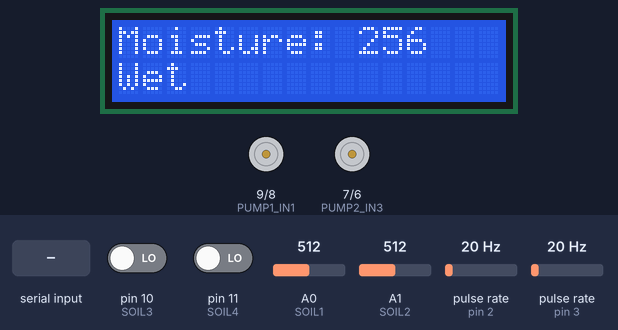
Recording of a sketch running on a simulated Arduino Uno, built with avr-gcc and run on an emulated ATmega328P. Parts: 16×2 character LCD, motor-driver pin pairs drawn as motors (green arrow = first pin HIGH = forward, orange = second pin HIGH = backward, longer = more drive, scaled by the enable pin). Wiring (inferred from the names in the program): 2 × pulse sensor: data pin 2 / data pin 3. The test bench sets the inputs (shaded band); at power-on: pulse rate (sensors on pin 3, pin 2) 20 Hz, A0 (SOIL1) = 512, A1 (SOIL2) = 512, pin 10 (SOIL3) LOW, pin 11 (SOIL4) LOW. EEPROM starts erased; what the sketch prints to the serial monitor is not drawn.

Above: at 2.7 s.
2.8 s: "F\n" received over Serial
At 3.2 s:
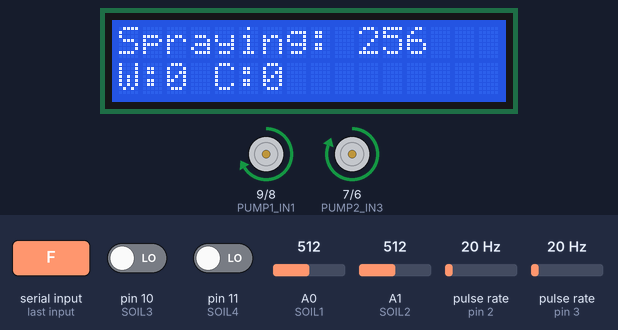
5.8 s: pulse rate (sensor on pin 3) set to 49 Hz
At 6.2 s:
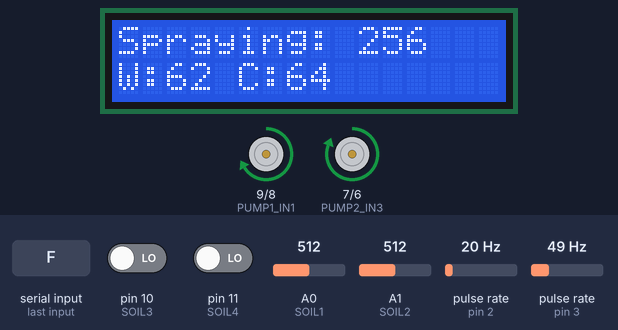
7.9 s: pulse rate (sensor on pin 3) set to 54 Hz
At 8.9 s:
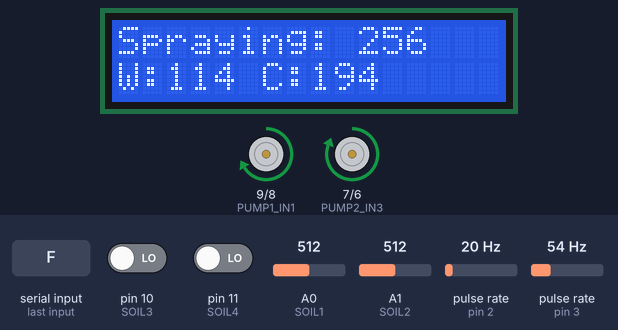
10.5 s: A0 (SOIL1) set to 495
At 11.3 s:
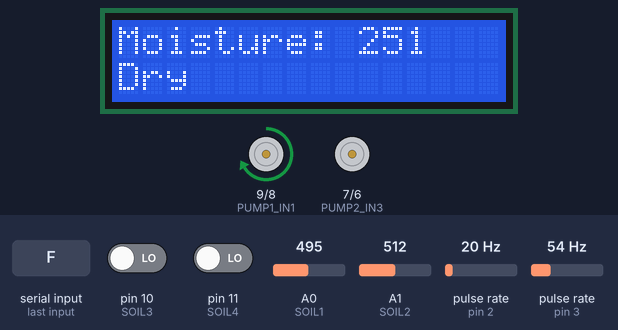
13.5 s: "D90\n" received over Serial
At 16.2 s:
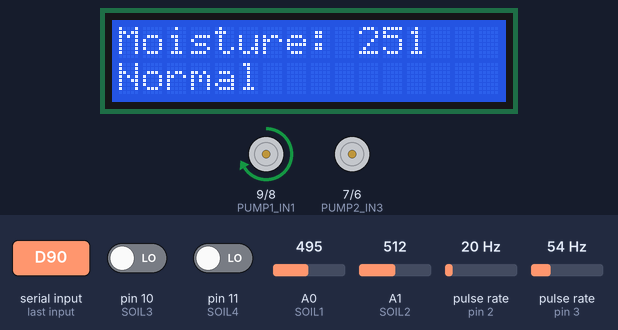
16.5 s: A1 (SOIL2) set to 542
At 17.5 s:
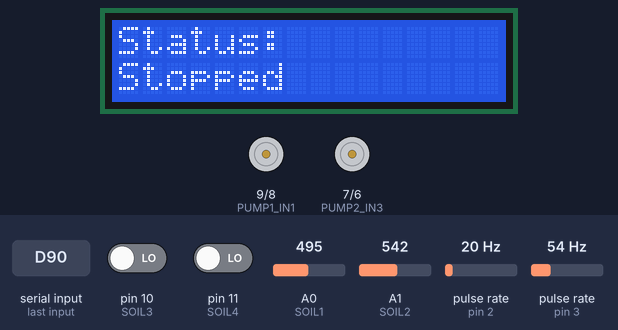
Timing chart, 0 to 19.5 s (numbered marks = the images above; inputs shaded):
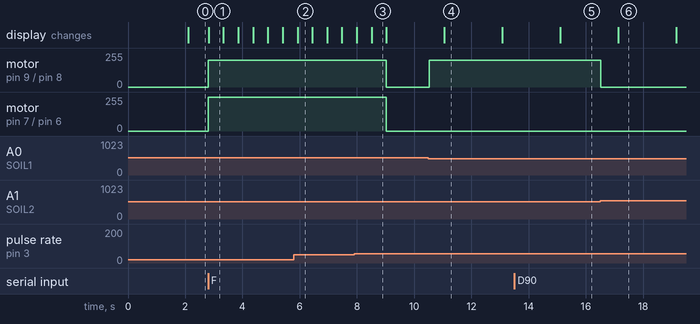

The sketch:

SYSTEM_CODE.ino
```cpp
#include <EEPROM.h>
#include <Wire.h>
#include <LiquidCrystal_I2C.h>

LiquidCrystal_I2C lcd(0x27, 16, 2); // I2C LCD

// Moisture sensors
#define SOIL1 A0
#define SOIL2 A1
#define SOIL3 10
#define SOIL4 11

// Pump motor control
#define PUMP1_IN1 9
#define PUMP1_IN2 8
#define PUMP2_IN3 7
#define PUMP2_IN4 6
#define ENA 5
#define ENB 4

// Flow sensors
#define FLOW1 2
#define FLOW2 3

// EEPROM
#define DRY_ADDR 0
#define WET_ADDR 2

// Variables
volatile int flow1Count = 0;
volatile int flow2Count = 0;
int dryThreshold = 500;
int wetThreshold = 700;
bool spraying = false;
bool irrigating = false;
String currentStatus = "Idle";

// LCD switching
unsigned long lastDisplaySwitch = 0;
bool showMoisture = true;

void flow1ISR() { flow1Count++; }
void flow2ISR() { flow2Count++; }

void setup() {
  Serial.begin(9600);
  lcd.begin(16, 2);
  lcd.backlight();

  pinMode(SOIL1, INPUT);
  pinMode(SOIL2, INPUT);
  pinMode(SOIL3, INPUT);
  pinMode(SOIL4, INPUT);

  pinMode(PUMP1_IN1, OUTPUT);
  pinMode(PUMP1_IN2, OUTPUT);
  pinMode(PUMP2_IN3, OUTPUT);
  pinMode(PUMP2_IN4, OUTPUT);
  pinMode(ENA, OUTPUT);
  pinMode(ENB, OUTPUT);

  pinMode(FLOW1, INPUT_PULLUP);
  pinMode(FLOW2, INPUT_PULLUP);
  attachInterrupt(digitalPinToInterrupt(FLOW1), flow1ISR, RISING);
  attachInterrupt(digitalPinToInterrupt(FLOW2), flow2ISR, RISING);

  dryThreshold = EEPROM.read(DRY_ADDR);
  wetThreshold = EEPROM.read(WET_ADDR);

  if (dryThreshold < 200 || dryThreshold > 1023) dryThreshold = 500;
  if (wetThreshold < 200 || wetThreshold > 1023) wetThreshold = 800;

  lcd.setCursor(0, 0);
  lcd.print("System Ready");
  Serial.println("System Ready");
}

void loop() {
  handleBluetooth();

  if (!spraying) {
    int m1 = analogRead(SOIL1);
    int m2 = analogRead(SOIL2);
    int m3 = digitalRead(SOIL3) ? 1023 : 0;
    int m4 = digitalRead(SOIL4) ? 1023 : 0;
    int avg = (m1 + m2 + m3 + m4) / 4;

    if (avg < dryThreshold && !irrigating) {
      irrigating = true;
      startPump1();
      currentStatus = "Irrigating";
      Serial.println("Irrigation Started");
    } else if (avg > wetThreshold && irrigating) {
      stopPump1();
      irrigating = false;
      currentStatus = "Stopped";
      Serial.println("Irrigation Stopped");
    }

    updateLCD(avg);
  }

  delay(100);
}

void updateLCD(int moistureVal) {
  if (millis() - lastDisplaySwitch > 2000) {
    lcd.clear();
    if (showMoisture) {
      lcd.setCursor(0, 0);
      lcd.print("Moisture: ");
      lcd.print(moistureVal);
      lcd.setCursor(0, 1);
      if (moistureVal > wetThreshold) lcd.print("Wet");
      else if (moistureVal < dryThreshold) lcd.print("Dry");
      else lcd.print("Normal");
    } else {
      lcd.setCursor(0, 0);
      lcd.print("Status:");
      lcd.setCursor(0, 1);
      lcd.print(currentStatus);
    }
    showMoisture = !showMoisture;
    lastDisplaySwitch = millis();
  }
}

void handleBluetooth() {
  if (Serial.available()) {
    String cmd = Serial.readStringUntil('\n');
    cmd.trim();

    if (cmd == "pest") {
      spraying = true;
      irrigating = false;
      stopPump1();
      currentStatus = "Pesticide";
      Serial.println("Pesticide Motor Running");
      startPump2();
      delay(5000);
      stopPump2();
      spraying = false;
      currentStatus = "Idle";
      Serial.println("Pesticide Complete");
    }

    else if (cmd == "F") {
      spraying = true;
      irrigating = false;
      stopPump1();
      currentStatus = "Spraying";
      Serial.println("Spraying Started");
      flow1Count = 0;
      flow2Count = 0;
      startPump1();
      startPump2();
      while (flow1Count < 1000 && flow2Count < 200) {
        lcd.setCursor(0, 0);
        lcd.print("Spraying");
        lcd.setCursor(0, 1);
        lcd.print("W:");
        lcd.print(flow1Count);
        lcd.print(" C:");
        lcd.print(flow2Count);
        delay(500);
      }
      stopPump1();
      stopPump2();
      spraying = false;
      currentStatus = "Idle";
      Serial.println("Spraying Complete");
    }

    else if (cmd == "S") {
      spraying = false;
      irrigating = false;
      stopPump1();
      stopPump2();
      currentStatus = "Stopped";
      Serial.println("System Stopped");
    }

    else if (cmd == "I") {
      startPump1();
      currentStatus = "Manual Irrigate";
      Serial.println("Manual Pump1 On");
    }

    else if (cmd == "X") {
      stopPump1();
      currentStatus = "Pump1 Off";
      Serial.println("Manual Pump1 Off");
    }

    else if (cmd == "Y") {
      startPump2();
      currentStatus = "Fert ON";
      Serial.println("Fertilizer Pump ON");
    }

    else if (cmd == "Z") {
      stopPump2();
      currentStatus = "Fert OFF";
      Serial.println("Fertilizer Pump OFF");
    }

    else if (cmd.startsWith("D")) {
      dryThreshold = cmd.substring(1).toInt();
      EEPROM.write(DRY_ADDR, dryThreshold);
      Serial.print("Dry set to ");
      Serial.println(dryThreshold);
    }

    else if (cmd.startsWith("W")) {
      wetThreshold = cmd.substring(1).toInt();
      EEPROM.write(WET_ADDR, wetThreshold);
      Serial.print("Wet set to ");
      Serial.println(wetThreshold);
    }
  }
}

void startPump1() {
  digitalWrite(PUMP1_IN1, HIGH);
  digitalWrite(PUMP1_IN2, LOW);
  analogWrite(ENA, 200);
}

void stopPump1() {
  digitalWrite(PUMP1_IN1, LOW);
  digitalWrite(PUMP1_IN2, LOW);
}

void startPump2() {
  digitalWrite(PUMP2_IN3, HIGH);
  digitalWrite(PUMP2_IN4, LOW);
  analogWrite(ENB, 200);
}

void stopPump2() {
  digitalWrite(PUMP2_IN3, LOW);
  digitalWrite(PUMP2_IN4, LOW);
}
```

Measured:
- the behaviour switches between 508 and 507 on A0 (SOIL1) (found by bisection; images 3 and 4)
- the behaviour switches between 528 and 529 on A1 (SOIL2) (found by bisection; images 5 and 6)
- after the input at 2.8 s, motor on pin 9 (PUMP1_IN1) / pin 8 (PUMP1_IN2): stopped → forward 200/255 at once; motor on pin 7 (PUMP2_IN3) / pin 6 (PUMP2_IN4): stopped → forward 255/255 at once; the display: changes at once (image 1)
- after the input at 10.5 s, motor on pin 9 (PUMP1_IN1) / pin 8 (PUMP1_IN2): stopped → forward 200/255 at once; the display: changes after 0.56 s (image 4)
- after the input at 13.5 s, the display: changes after 1.6 s (image 5)
- after the input at 16.5 s, motor on pin 9 (PUMP1_IN1) / pin 8 (PUMP1_IN2): forward 200/255 → stopped at once; the display: changes after 0.63 s (image 6)
- what the display in image 1 shows lasts 0.5 s, from 2.8 s to 3.3 s
